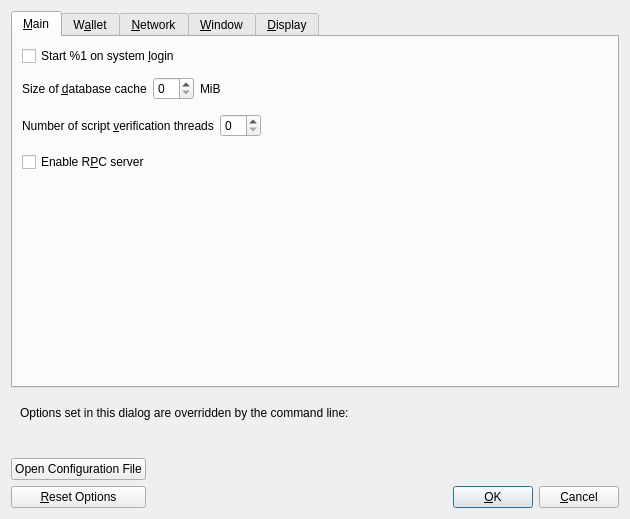
<?xml version="1.0" encoding="UTF-8"?>
<ui version="4.0">
 <class>OptionsDialog</class>
 <widget class="QDialog" name="OptionsDialog">
  <property name="geometry">
   <rect>
    <x>0</x>
    <y>0</y>
    <width>630</width>
    <height>440</height>
   </rect>
  </property>
  <property name="windowTitle">
   <string>Options</string>
  </property>
  <property name="modal">
   <bool>true</bool>
  </property>
  <layout class="QVBoxLayout" name="verticalLayout">
   <item>
    <widget class="QTabWidget" name="tabWidget">
     <property name="currentIndex">
      <number>0</number>
     </property>
     <widget class="QWidget" name="tabMain">
      <attribute name="title">
       <string>&amp;Main</string>
      </attribute>
      <layout class="QVBoxLayout" name="verticalLayout_Main">
       <item>
        <widget class="QCheckBox" name="bitcoinAtStartup">
         <property name="toolTip">
          <string>Automatically start %1 after logging in to the system.</string>
         </property>
         <property name="text">
          <string>Start %1 on system &amp;login</string>
         </property>
        </widget>
       </item>
       <item>
        <spacer name="horizontalSpacer_0_Main">
         <property name="orientation">
          <enum>Qt::Horizontal</enum>
         </property>
         <property name="sizeHint" stdset="0">
          <size>
           <width>40</width>
           <height>5</height>
          </size>
         </property>
        </spacer>
       </item>
       <item>
        <layout class="QHBoxLayout" name="horizontalLayout_2_Main">
         <item>
          <widget class="QLabel" name="databaseCacheLabel">
           <property name="toolTip">
            <string extracomment="Tooltip text for Options window setting that sets the size of the database cache. Explains the corresponding effects of increasing/decreasing this value.">Maximum database cache size. A larger cache can contribute to faster sync, after which the benefit is less pronounced for most use cases. Lowering the cache size will reduce memory usage. Unused mempool memory is shared for this cache.</string>
           </property>
           <property name="text">
            <string>Size of &amp;database cache</string>
           </property>
           <property name="textFormat">
            <enum>Qt::PlainText</enum>
           </property>
           <property name="buddy">
            <cstring>databaseCache</cstring>
           </property>
          </widget>
         </item>
         <item>
          <widget class="QSpinBox" name="databaseCache"/>
         </item>
         <item>
          <widget class="QLabel" name="databaseCacheUnitLabel">
           <property name="text">
            <string>MiB</string>
           </property>
           <property name="textFormat">
            <enum>Qt::PlainText</enum>
           </property>
          </widget>
         </item>
         <item>
          <spacer name="horizontalSpacer_2_Main">
           <property name="orientation">
            <enum>Qt::Horizontal</enum>
           </property>
           <property name="sizeHint" stdset="0">
            <size>
             <width>40</width>
             <height>20</height>
            </size>
           </property>
          </spacer>
         </item>
        </layout>
       </item>
       <item>
        <layout class="QHBoxLayout" name="horizontalLayout_Main_VerifyLabel">
         <item>
          <widget class="QLabel" name="threadsScriptVerifLabel">
           <property name="toolTip">
            <string extracomment="Tooltip text for Options window setting that sets the number of script verification threads. Explains that negative values mean to leave these many cores free to the system.">Set the number of script verification threads. Negative values correspond to the number of cores you want to leave free to the system.</string>
           </property>
           <property name="text">
            <string>Number of script &amp;verification threads</string>
           </property>
           <property name="textFormat">
            <enum>Qt::PlainText</enum>
           </property>
           <property name="buddy">
            <cstring>threadsScriptVerif</cstring>
           </property>
          </widget>
         </item>
         <item>
          <widget class="QSpinBox" name="threadsScriptVerif">
           <property name="toolTip">
            <string>(0 = auto, &lt;0 = leave that many cores free)</string>
           </property>
          </widget>
         </item>
         <item>
          <spacer name="horizontalSpacer_Main_Threads">
           <property name="orientation">
            <enum>Qt::Horizontal</enum>
           </property>
           <property name="sizeHint" stdset="0">
            <size>
             <width>40</width>
             <height>40</height>
            </size>
           </property>
          </spacer>
         </item>
        </layout>
       </item>
       <item>
        <widget class="QCheckBox" name="enableServer">
         <property name="toolTip">
          <string extracomment="Tooltip text for Options window setting that enables the RPC server.">This allows you or a third party tool to communicate with the node through command-line and JSON-RPC commands.</string>
         </property>
         <property name="text">
          <string extracomment="An Options window setting to enable the RPC server.">Enable R&amp;PC server</string>
         </property>
        </widget>
       </item>
       <item>
        <spacer name="verticalSpacer_Main">
         <property name="orientation">
          <enum>Qt::Vertical</enum>
         </property>
         <property name="sizeHint" stdset="0">
          <size>
           <width>20</width>
           <height>40</height>
          </size>
         </property>
        </spacer>
       </item>
      </layout>
     </widget>
     <widget class="QWidget" name="tabWallet">
      <attribute name="title">
       <string>W&amp;allet</string>
      </attribute>
      <layout class="QVBoxLayout" name="verticalLayout_Wallet">
       <item>
        <widget class="QCheckBox" name="subFeeFromAmount">
         <property name="toolTip">
          <string extracomment="Tooltip text for Options window setting that sets subtracting the fee from a sending amount as default.">Whether to set subtract fee from amount as default or not.</string>
         </property>
         <property name="text">
          <string extracomment="An Options window setting to set subtracting the fee from a sending amount as default.">Subtract &amp;fee from amount by default</string>
         </property>
        </widget>
       </item>
       <item>
        <widget class="QGroupBox" name="groupBox">
         <property name="title">
          <string>Expert</string>
         </property>
         <layout class="QVBoxLayout" name="verticalLayout_2">
          <item>
           <widget class="QCheckBox" name="coinControlFeatures">
            <property name="toolTip">
             <string>Whether to show coin control features or not.</string>
            </property>
            <property name="text">
             <string>Enable coin &amp;control features</string>
            </property>
           </widget>
          </item>
          <item>
           <widget class="QCheckBox" name="spendZeroConfChange">
            <property name="toolTip">
             <string>If you disable the spending of unconfirmed change, the change from a transaction cannot be used until that transaction has at least one confirmation. This also affects how your balance is computed.</string>
            </property>
            <property name="text">
             <string>&amp;Spend unconfirmed change</string>
            </property>
           </widget>
          </item>
          <item>
           <widget class="QCheckBox" name="m_enable_psbt_controls">
            <property name="text">
             <string extracomment="An options window setting to enable PSBT controls.">Enable &amp;PSBT controls</string>
            </property>
            <property name="toolTip">
             <string extracomment="Tooltip text for options window setting that enables PSBT controls.">Whether to show PSBT controls.</string>
            </property>
           </widget>
          </item>
          <item>
           <widget class="QCheckBox" name="splitCoins">
            <property name="toolTip">
             <string>Whether to split coins or not during minting.</string>
            </property>
            <property name="text">
             <string>&amp;Split coins when minting</string>
            </property>
           </widget>
          </item>
          <item>
           <widget class="QCheckBox" name="checkGithub">
            <property name="toolTip">
             <string>Whether to check official github for wallet updates on the startup.</string>
            </property>
            <property name="text">
             <string>&amp;Check github for updates on startup</string>
            </property>
           </widget>
          </item>
         </layout>
        </widget>
       </item>
       <item>
        <widget class="QGroupBox" name="groupBoxHww">
         <property name="title">
          <string>External Signer (e.g. hardware wallet)</string>
         </property>
         <layout class="QVBoxLayout" name="verticalLayoutHww">
          <item>
           <layout class="QHBoxLayout" name="horizontalLayoutHww">
            <item>
             <widget class="QLabel" name="externalSignerPathLabel">
              <property name="text">
               <string>&amp;External signer script path</string>
              </property>
              <property name="buddy">
               <cstring>externalSignerPath</cstring>
              </property>
             </widget>
            </item>
            <item>
             <widget class="QLineEdit" name="externalSignerPath">
              <property name="toolTip">
               <string>Full path to a Bitcoin Core compatible script (e.g. C:\Downloads\hwi.exe or /Users/you/Downloads/hwi.py). Beware: malware can steal your coins!</string>
              </property>
             </widget>
            </item>
           </layout>
          </item>
         </layout>
        </widget>
       </item>
       <item>
        <widget class="QGroupBox" name="groupBoxHww">
         <property name="title">
          <string>External Signer (e.g. hardware wallet)</string>
         </property>
         <layout class="QVBoxLayout" name="verticalLayoutHww">
          <item>
           <layout class="QHBoxLayout" name="horizontalLayoutHww">
            <item>
             <widget class="QLabel" name="externalSignerPathLabel">
              <property name="text">
               <string>&amp;External signer script path</string>
              </property>
              <property name="buddy">
               <cstring>externalSignerPath</cstring>
              </property>
             </widget>
            </item>
            <item>
             <widget class="QLineEdit" name="externalSignerPath">
              <property name="toolTip">
               <string>Full path to a %1 compatible script (e.g. C:\Downloads\hwi.exe or /Users/you/Downloads/hwi.py). Beware: malware can steal your coins!</string>
              </property>
             </widget>
            </item>
           </layout>
          </item>
         </layout>
        </widget>
       </item>
       <item>
        <spacer name="verticalSpacer_Wallet">
         <property name="orientation">
          <enum>Qt::Vertical</enum>
         </property>
         <property name="sizeHint" stdset="0">
          <size>
           <width>20</width>
           <height>40</height>
          </size>
         </property>
        </spacer>
       </item>
      </layout>
     </widget>
     <widget class="QWidget" name="tabNetwork">
      <attribute name="title">
       <string>&amp;Network</string>
      </attribute>
      <layout class="QVBoxLayout" name="verticalLayout_Network">
       <item>
        <widget class="QCheckBox" name="mapPortUpnp">
         <property name="toolTip">
          <string>Automatically open the LiteDoge client port on the router. This only works when your router supports UPnP and it is enabled.</string>
         </property>
         <property name="text">
          <string>Map port using &amp;UPnP</string>
         </property>
        </widget>
       </item>
       <item>
        <widget class="QCheckBox" name="mapPortNatpmp">
         <property name="toolTip">
          <string>Automatically open the Bitcoin client port on the router. This only works when your router supports NAT-PMP and it is enabled. The external port could be random.</string>
         </property>
         <property name="text">
          <string>Map port using NA&amp;T-PMP</string>
         </property>
        </widget>
       </item>
       <item>
        <widget class="QCheckBox" name="allowIncoming">
         <property name="toolTip">
          <string>Accept connections from outside.</string>
         </property>
         <property name="text">
          <string>Allow incomin&amp;g connections</string>
         </property>
        </widget>
       </item>
       <item>
        <widget class="QCheckBox" name="connectSocks">
         <property name="toolTip">
          <string>Connect to the LiteDoge network through a SOCKS5 proxy.</string>
         </property>
         <property name="text">
          <string>&amp;Connect through SOCKS5 proxy (default proxy):</string>
         </property>
        </widget>
       </item>
       <item>
        <layout class="QHBoxLayout" name="horizontalLayout_1_Network">
         <item>
          <widget class="QLabel" name="proxyIpLabel">
           <property name="text">
            <string>Proxy &amp;IP:</string>
           </property>
           <property name="textFormat">
            <enum>Qt::PlainText</enum>
           </property>
           <property name="buddy">
            <cstring>proxyIp</cstring>
           </property>
          </widget>
         </item>
         <item>
          <widget class="QValidatedLineEdit" name="proxyIp">
           <property name="minimumSize">
            <size>
             <width>140</width>
             <height>0</height>
            </size>
           </property>
           <property name="maximumSize">
            <size>
             <width>140</width>
             <height>16777215</height>
            </size>
           </property>
           <property name="toolTip">
            <string>IP address of the proxy (e.g. IPv4: 127.0.0.1 / IPv6: ::1)</string>
           </property>
          </widget>
         </item>
         <item>
          <widget class="QLabel" name="proxyPortLabel">
           <property name="text">
            <string>&amp;Port:</string>
           </property>
           <property name="textFormat">
            <enum>Qt::PlainText</enum>
           </property>
           <property name="buddy">
            <cstring>proxyPort</cstring>
           </property>
          </widget>
         </item>
         <item>
          <widget class="QLineEdit" name="proxyPort">
           <property name="minimumSize">
            <size>
             <width>55</width>
             <height>0</height>
            </size>
           </property>
           <property name="maximumSize">
            <size>
             <width>55</width>
             <height>16777215</height>
            </size>
           </property>
           <property name="toolTip">
            <string>Port of the proxy (e.g. 9050)</string>
           </property>
          </widget>
         </item>
         <item>
          <spacer name="horizontalSpacer_1_Network">
           <property name="orientation">
            <enum>Qt::Horizontal</enum>
           </property>
           <property name="sizeHint" stdset="0">
            <size>
             <width>40</width>
             <height>20</height>
            </size>
           </property>
          </spacer>
         </item>
        </layout>
       </item>
       <item>
        <layout class="QHBoxLayout" name="horizontalLayout_2_Network">
         <item>
          <widget class="QLabel" name="proxyActiveNets">
           <property name="text">
            <string>Used for reaching peers via:</string>
           </property>
           <property name="textFormat">
            <enum>Qt::PlainText</enum>
           </property>
          </widget>
         </item>
         <item>
          <widget class="QCheckBox" name="proxyReachIPv4">
           <property name="enabled">
            <bool>false</bool>
           </property>
           <property name="toolTip">
            <string>Shows if the supplied default SOCKS5 proxy is used to reach peers via this network type.</string>
           </property>
           <property name="text">
            <string/>
           </property>
          </widget>
         </item>
         <item>
          <widget class="QLabel" name="proxyReachIPv4Label">
           <property name="text">
            <string>IPv4</string>
           </property>
           <property name="textFormat">
            <enum>Qt::PlainText</enum>
           </property>
          </widget>
         </item>
         <item>
          <widget class="QCheckBox" name="proxyReachIPv6">
           <property name="enabled">
            <bool>false</bool>
           </property>
           <property name="toolTip">
            <string>Shows if the supplied default SOCKS5 proxy is used to reach peers via this network type.</string>
           </property>
           <property name="text">
            <string/>
           </property>
          </widget>
         </item>
         <item>
          <widget class="QLabel" name="proxyReachIPv6Label">
           <property name="text">
            <string>IPv6</string>
           </property>
           <property name="textFormat">
            <enum>Qt::PlainText</enum>
           </property>
          </widget>
         </item>
         <item>
          <widget class="QCheckBox" name="proxyReachTor">
           <property name="enabled">
            <bool>false</bool>
           </property>
           <property name="toolTip">
            <string>Shows if the supplied default SOCKS5 proxy is used to reach peers via this network type.</string>
           </property>
           <property name="text">
            <string/>
           </property>
          </widget>
         </item>
         <item>
          <widget class="QLabel" name="proxyReachTorLabel">
           <property name="text">
            <string>Tor</string>
           </property>
           <property name="textFormat">
            <enum>Qt::PlainText</enum>
           </property>
          </widget>
         </item>
         <item>
          <spacer name="horizontalSpacer_2_Network">
           <property name="orientation">
            <enum>Qt::Horizontal</enum>
           </property>
           <property name="sizeHint" stdset="0">
            <size>
             <width>40</width>
             <height>20</height>
            </size>
           </property>
          </spacer>
         </item>
        </layout>
       </item>
       <item>
        <widget class="QCheckBox" name="connectSocksTor">
         <property name="toolTip">
          <string>Connect to the LiteDoge network through a separate SOCKS5 proxy for Tor onion services.</string>
         </property>
         <property name="text">
          <string>Use separate SOCKS&amp;5 proxy to reach peers via Tor onion services:</string>
         </property>
        </widget>
       </item>
       <item>
        <layout class="QHBoxLayout" name="horizontalLayout_3_Network">
         <item>
          <widget class="QLabel" name="proxyIpTorLabel">
           <property name="text">
            <string>Proxy &amp;IP:</string>
           </property>
           <property name="textFormat">
            <enum>Qt::PlainText</enum>
           </property>
           <property name="buddy">
            <cstring>proxyIpTor</cstring>
           </property>
          </widget>
         </item>
         <item>
          <widget class="QValidatedLineEdit" name="proxyIpTor">
           <property name="minimumSize">
            <size>
             <width>140</width>
             <height>0</height>
            </size>
           </property>
           <property name="maximumSize">
            <size>
             <width>140</width>
             <height>16777215</height>
            </size>
           </property>
           <property name="toolTip">
            <string>IP address of the proxy (e.g. IPv4: 127.0.0.1 / IPv6: ::1)</string>
           </property>
          </widget>
         </item>
         <item>
          <widget class="QLabel" name="proxyPortTorLabel">
           <property name="text">
            <string>&amp;Port:</string>
           </property>
           <property name="textFormat">
            <enum>Qt::PlainText</enum>
           </property>
           <property name="buddy">
            <cstring>proxyPortTor</cstring>
           </property>
          </widget>
         </item>
         <item>
          <widget class="QLineEdit" name="proxyPortTor">
           <property name="minimumSize">
            <size>
             <width>55</width>
             <height>0</height>
            </size>
           </property>
           <property name="maximumSize">
            <size>
             <width>55</width>
             <height>16777215</height>
            </size>
           </property>
           <property name="toolTip">
            <string>Port of the proxy (e.g. 9050)</string>
           </property>
          </widget>
         </item>
         <item>
          <spacer name="horizontalSpacer_4_Network">
           <property name="orientation">
            <enum>Qt::Horizontal</enum>
           </property>
           <property name="sizeHint" stdset="0">
            <size>
             <width>40</width>
             <height>20</height>
            </size>
           </property>
          </spacer>
         </item>
        </layout>
       </item>
       <item>
        <spacer name="verticalSpacer_Network">
         <property name="orientation">
          <enum>Qt::Vertical</enum>
         </property>
         <property name="sizeHint" stdset="0">
          <size>
           <width>20</width>
           <height>40</height>
          </size>
         </property>
        </spacer>
       </item>
      </layout>
     </widget>
     <widget class="QWidget" name="tabWindow">
      <attribute name="title">
       <string>&amp;Window</string>
      </attribute>
      <layout class="QVBoxLayout" name="verticalLayout_Window">
       <item>
        <widget class="QCheckBox" name="showTrayIcon">
         <property name="toolTip">
          <string>Show the icon in the system tray.</string>
         </property>
         <property name="text">
          <string>&amp;Show tray icon</string>
         </property>
         <property name="checked">
          <bool>true</bool>
         </property>
        </widget>
       </item>
       <item>
        <widget class="QCheckBox" name="minimizeToTray">
         <property name="toolTip">
          <string>Show only a tray icon after minimizing the window.</string>
         </property>
         <property name="text">
          <string>&amp;Minimize to the tray instead of the taskbar</string>
         </property>
        </widget>
       </item>
       <item>
        <widget class="QCheckBox" name="minimizeOnClose">
         <property name="toolTip">
          <string>Minimize instead of exit the application when the window is closed. When this option is enabled, the application will be closed only after selecting Exit in the menu.</string>
         </property>
         <property name="text">
          <string>M&amp;inimize on close</string>
         </property>
        </widget>
       </item>
       <item>
        <spacer name="verticalSpacer_Window">
         <property name="orientation">
          <enum>Qt::Vertical</enum>
         </property>
         <property name="sizeHint" stdset="0">
          <size>
           <width>20</width>
           <height>40</height>
          </size>
         </property>
        </spacer>
       </item>
      </layout>
     </widget>
     <widget class="QWidget" name="tabDisplay">
      <attribute name="title">
       <string>&amp;Display</string>
      </attribute>
      <layout class="QVBoxLayout" name="verticalLayout_Display">
       <item>
        <layout class="QHBoxLayout" name="horizontalLayout_1_Display">
         <item>
          <widget class="QLabel" name="langLabel">
           <property name="text">
            <string>User Interface &amp;language:</string>
           </property>
           <property name="textFormat">
            <enum>Qt::PlainText</enum>
           </property>
           <property name="buddy">
            <cstring>lang</cstring>
           </property>
          </widget>
         </item>
         <item>
          <widget class="QValueComboBox" name="lang">
           <property name="toolTip">
            <string>The user interface language can be set here. This setting will take effect after restarting %1.</string>
           </property>
          </widget>
         </item>
        </layout>
       </item>
       <item>
        <layout class="QHBoxLayout" name="horizontalLayout_2_Display">
         <item>
          <widget class="QLabel" name="unitLabel">
           <property name="text">
            <string>&amp;Unit to show amounts in:</string>
           </property>
           <property name="textFormat">
            <enum>Qt::PlainText</enum>
           </property>
           <property name="buddy">
            <cstring>unit</cstring>
           </property>
          </widget>
         </item>
         <item>
          <widget class="QValueComboBox" name="unit">
           <property name="toolTip">
            <string>Choose the default subdivision unit to show in the interface and when sending coins.</string>
           </property>
          </widget>
         </item>
        </layout>
       </item>
       <item>
        <layout class="QHBoxLayout" name="horizontalLayout_3_Display">
         <item>
          <widget class="QLabel" name="thirdPartyTxUrlsLabel">
           <property name="toolTip">
            <string>Third-party URLs (e.g. a block explorer) that appear in the transactions tab as context menu items. %s in the URL is replaced by transaction hash. Multiple URLs are separated by vertical bar |.</string>
           </property>
           <property name="text">
            <string>&amp;Third-party transaction URLs</string>
           </property>
           <property name="buddy">
            <cstring>thirdPartyTxUrls</cstring>
           </property>
          </widget>
         </item>
         <item>
          <widget class="QLineEdit" name="thirdPartyTxUrls">
           <property name="toolTip">
            <string>Third-party URLs (e.g. a block explorer) that appear in the transactions tab as context menu items. %s in the URL is replaced by transaction hash. Multiple URLs are separated by vertical bar |.</string>
           </property>
           <property name="placeholderText">
            <string notr="true">https://example.com/tx/%s</string>
           </property>
          </widget>
         </item>
        </layout>
       </item>
       <item>
        <widget class="QGroupBox" name="font_groupBox">
         <property name="title">
          <string>Monospaced font in the Overview tab:</string>
         </property>
         <layout class="QVBoxLayout" name="font_verticalLayout">
          <item>
           <layout class="QHBoxLayout" name="embeddedFont_horizontalLayout">
            <item>
             <widget class="QRadioButton" name="embeddedFont_radioButton">
              <property name="text">
               <string>embedded &quot;%1&quot;</string>
              </property>
             </widget>
            </item>
            <item>
             <spacer name="embeddedFont_horizontalSpacer">
              <property name="orientation">
               <enum>Qt::Horizontal</enum>
              </property>
              <property name="sizeHint" stdset="0">
               <size>
                <width>40</width>
                <height>20</height>
               </size>
              </property>
             </spacer>
            </item>
            <item>
             <layout class="QVBoxLayout" name="embeddedFont_verticalLayout">
              <item>
               <widget class="QLabel" name="embeddedFont_label_1">
                <property name="text">
                 <string notr="true">111.11111111 LDOGE</string>
                </property>
               </widget>
              </item>
              <item>
               <widget class="QLabel" name="embeddedFont_label_9">
                <property name="text">
                 <string notr="true">909.09090909 LDOGE</string>
                </property>
               </widget>
              </item>
             </layout>
            </item>
           </layout>
          </item>
          <item>
           <widget class="Line" name="font_line">
            <property name="orientation">
             <enum>Qt::Horizontal</enum>
            </property>
           </widget>
          </item>
          <item>
           <layout class="QHBoxLayout" name="systemFont_horizontalLayout">
            <item>
             <widget class="QRadioButton" name="systemFont_radioButton">
              <property name="text">
               <string>closest matching &quot;%1&quot;</string>
              </property>
             </widget>
            </item>
            <item>
             <spacer name="systemFont_horizontalSpacer">
              <property name="orientation">
               <enum>Qt::Horizontal</enum>
              </property>
              <property name="sizeHint" stdset="0">
               <size>
                <width>40</width>
                <height>20</height>
               </size>
              </property>
             </spacer>
            </item>
            <item>
             <layout class="QVBoxLayout" name="systemFont_verticalLayout">
              <item>
               <widget class="QLabel" name="systemFont_label_1">
                <property name="text">
                 <string notr="true">111.11111111 LDOGE</string>
                </property>
               </widget>
              </item>
              <item>
               <widget class="QLabel" name="systemFont_label_9">
                <property name="text">
                 <string notr="true">909.09090909 LDOGE</string>
                </property>
               </widget>
              </item>
             </layout>
            </item>
           </layout>
          </item>
         </layout>
        </widget>
       </item>
       <item>
        <spacer name="verticalSpacer_Display">
         <property name="orientation">
          <enum>Qt::Vertical</enum>
         </property>
         <property name="sizeHint" stdset="0">
          <size>
           <width>20</width>
           <height>40</height>
          </size>
         </property>
        </spacer>
       </item>
      </layout>
     </widget>
    </widget>
   </item>
   <item>
    <widget class="QFrame" name="frame">
     <layout class="QVBoxLayout" name="verticalLayout_Bottom">
      <item>
       <layout class="QHBoxLayout" name="horizontalLayout_Bottom">
        <item>
         <widget class="QLabel" name="overriddenByCommandLineInfoLabel">
          <property name="text">
           <string>Options set in this dialog are overridden by the command line:</string>
          </property>
          <property name="textFormat">
           <enum>Qt::PlainText</enum>
          </property>
         </widget>
        </item>
        <item>
         <spacer name="horizontalSpacer_Bottom">
          <property name="orientation">
           <enum>Qt::Horizontal</enum>
          </property>
          <property name="sizeHint" stdset="0">
           <size>
            <width>40</width>
            <height>20</height>
           </size>
          </property>
         </spacer>
        </item>
       </layout>
      </item>
      <item>
       <widget class="QLabel" name="overriddenByCommandLineLabel">
        <property name="text">
         <string/>
        </property>
        <property name="textFormat">
         <enum>Qt::PlainText</enum>
        </property>
        <property name="wordWrap">
         <bool>true</bool>
        </property>
       </widget>
      </item>
     </layout>
    </widget>
   </item>
   <item>
    <layout class="QHBoxLayout" name="horizontalLayout_Buttons">
     <item>
      <layout class="QVBoxLayout" name="verticalLayout_Buttons">
       <item>
        <widget class="QPushButton" name="openBitcoinConfButton">
         <property name="toolTip">
          <string>Open the %1 configuration file from the working directory.</string>
         </property>
         <property name="text">
          <string>Open Configuration File</string>
         </property>
         <property name="autoDefault">
          <bool>false</bool>
         </property>
        </widget>
       </item>
       <item>
        <widget class="QPushButton" name="resetButton">
         <property name="toolTip">
          <string>Reset all client options to default.</string>
         </property>
         <property name="text">
          <string>&amp;Reset Options</string>
         </property>
         <property name="autoDefault">
          <bool>false</bool>
         </property>
        </widget>
       </item>
      </layout>
     </item>
     <item>
      <spacer name="horizontalSpacer_1">
       <property name="orientation">
        <enum>Qt::Horizontal</enum>
       </property>
       <property name="sizeHint" stdset="0">
        <size>
         <width>40</width>
         <height>48</height>
        </size>
       </property>
      </spacer>
     </item>
     <item>
      <widget class="QLabel" name="statusLabel">
       <property name="minimumSize">
        <size>
         <width>200</width>
         <height>0</height>
        </size>
       </property>
       <property name="font">
        <font>
         <weight>75</weight>
         <bold>true</bold>
        </font>
       </property>
       <property name="text">
        <string/>
       </property>
       <property name="textFormat">
        <enum>Qt::PlainText</enum>
       </property>
       <property name="wordWrap">
        <bool>true</bool>
       </property>
      </widget>
     </item>
     <item>
      <spacer name="horizontalSpacer_2">
       <property name="orientation">
        <enum>Qt::Horizontal</enum>
       </property>
       <property name="sizeHint" stdset="0">
        <size>
         <width>40</width>
         <height>48</height>
        </size>
       </property>
      </spacer>
     </item>
     <item>
      <layout class="QVBoxLayout" name="verticalLayout_4">
       <item>
        <spacer name="verticalSpacer">
         <property name="orientation">
          <enum>Qt::Vertical</enum>
         </property>
         <property name="sizeHint" stdset="0">
          <size>
           <width>20</width>
           <height>40</height>
          </size>
         </property>
        </spacer>
       </item>
       <item>
        <layout class="QHBoxLayout" name="horizontalLayout">
         <item>
          <widget class="QPushButton" name="okButton">
           <property name="text">
            <string>&amp;OK</string>
           </property>
           <property name="autoDefault">
            <bool>false</bool>
           </property>
           <property name="default">
            <bool>true</bool>
           </property>
          </widget>
         </item>
         <item>
          <widget class="QPushButton" name="cancelButton">
           <property name="text">
            <string>&amp;Cancel</string>
           </property>
           <property name="autoDefault">
            <bool>false</bool>
           </property>
          </widget>
         </item>
        </layout>
       </item>
      </layout>
     </item>
    </layout>
   </item>
  </layout>
 </widget>
 <customwidgets>
  <customwidget>
   <class>QValidatedLineEdit</class>
   <extends>QLineEdit</extends>
   <header>qt/qvalidatedlineedit.h</header>
  </customwidget>
  <customwidget>
   <class>QValueComboBox</class>
   <extends>QComboBox</extends>
   <header>qt/qvaluecombobox.h</header>
  </customwidget>
 </customwidgets>
 <resources/>
 <connections/>
</ui>
